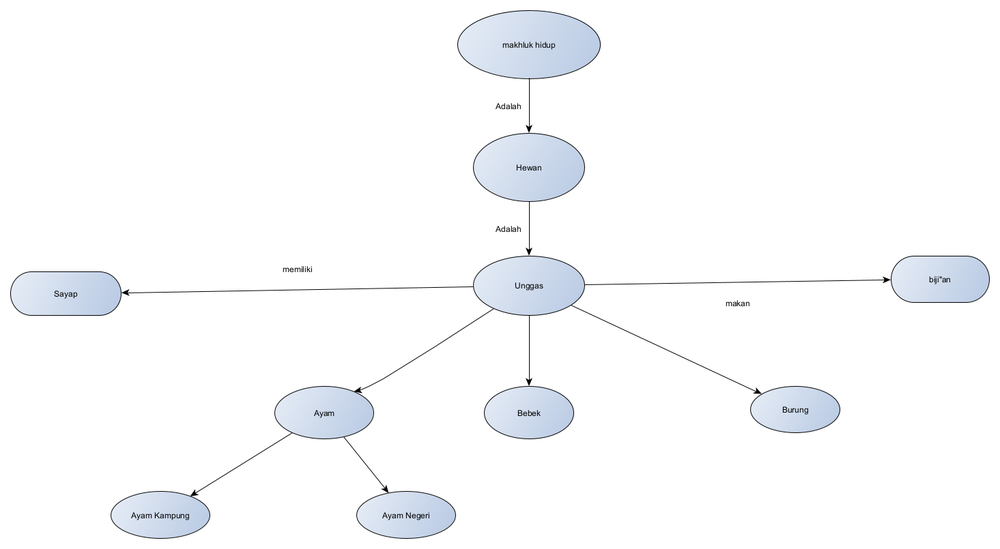
#> input picture PCD_4_no(2).png, 1000 x 549 px, shrunk from 1465 x 805 before the run, given in place of kucing.jpg, which was not available
$ jupyter execute PCD_1_3.ipynb   (text cells are left out)
#> lines starting #> are read from the running program, lines starting #| are printed output that depends on the picture; pictures that were not available may be replaced by others from this repository, and a replacement may not be noted
[cell 1]
#----------NOMOR 3--------
from google.colab import files
uploaded = files.upload()
#> the answer given: PCD_4_no(2).png

import cv2
import matplotlib.pyplot as plt

img = cv2.imread('kucing.jpg', cv2.IMREAD_GRAYSCALE)
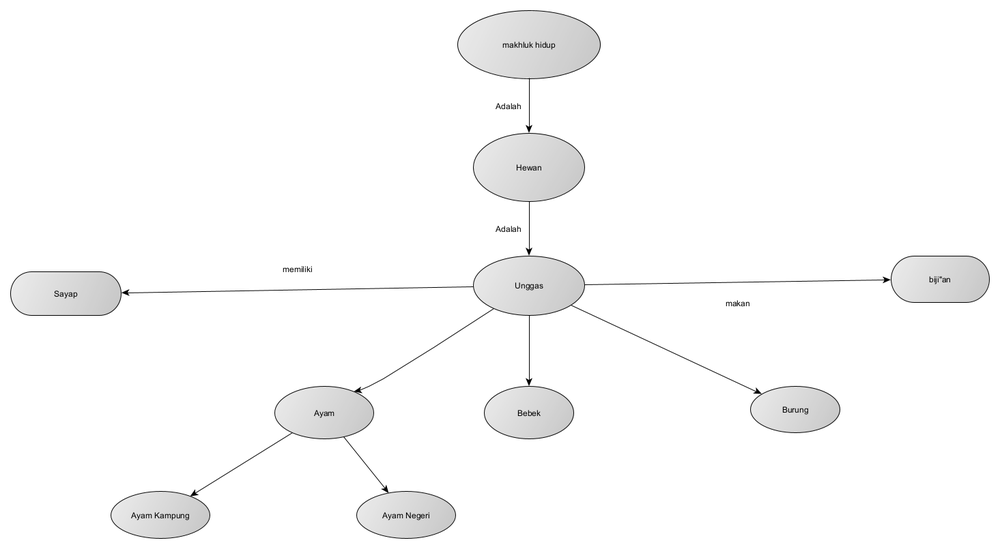
#> img: shape (549, 1000); min 0, max 255, mean 250.1

img_2bit = (img // 64) * 64
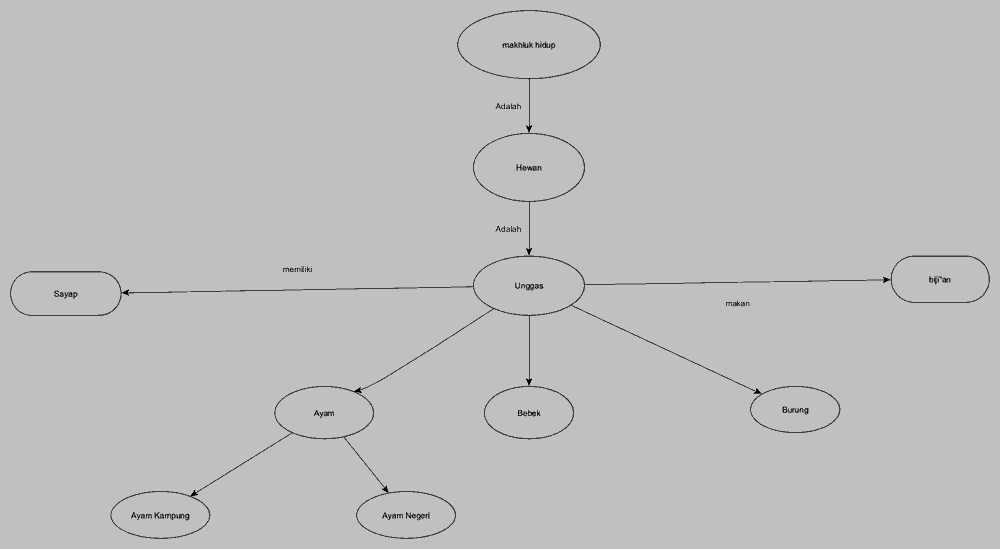
#> img_2bit: shape (549, 1000); min 0, max 192, mean 190.6
img_4bit = (img // 16) * 16
img_8bit = img

plt.figure(figsize=(10,8))

plt.subplot(2,2,1)
plt.imshow(img, cmap='gray')
plt.title("Grayscale Asli")

plt.subplot(2,2,2)
plt.imshow(img_2bit, cmap='gray')
plt.title("2 bit (4 level)")

plt.subplot(2,2,3)
plt.imshow(img_4bit, cmap='gray')
plt.title("4 bit (16 level)")

plt.subplot(2,2,4)
plt.imshow(img_8bit, cmap='gray')
plt.title("8 bit (256 level)")

plt.show()
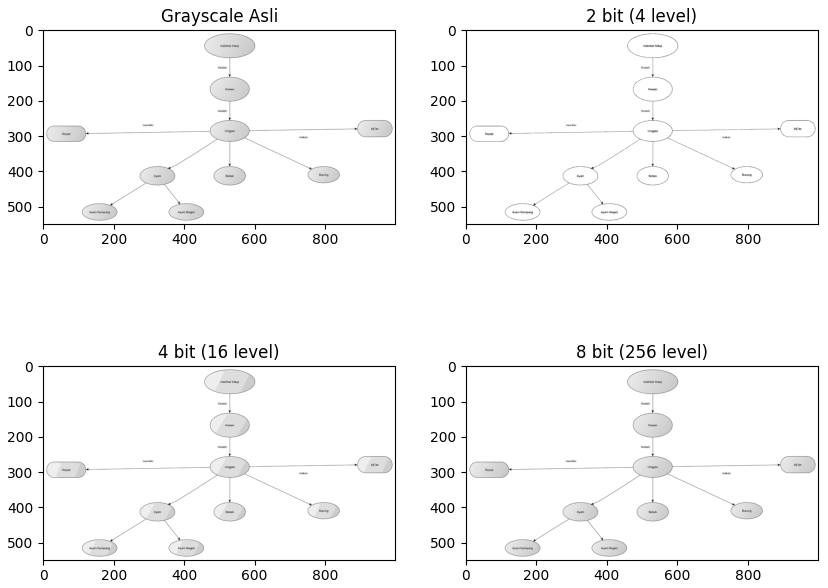
#> figure drawn by matplotlib, 4 panels
